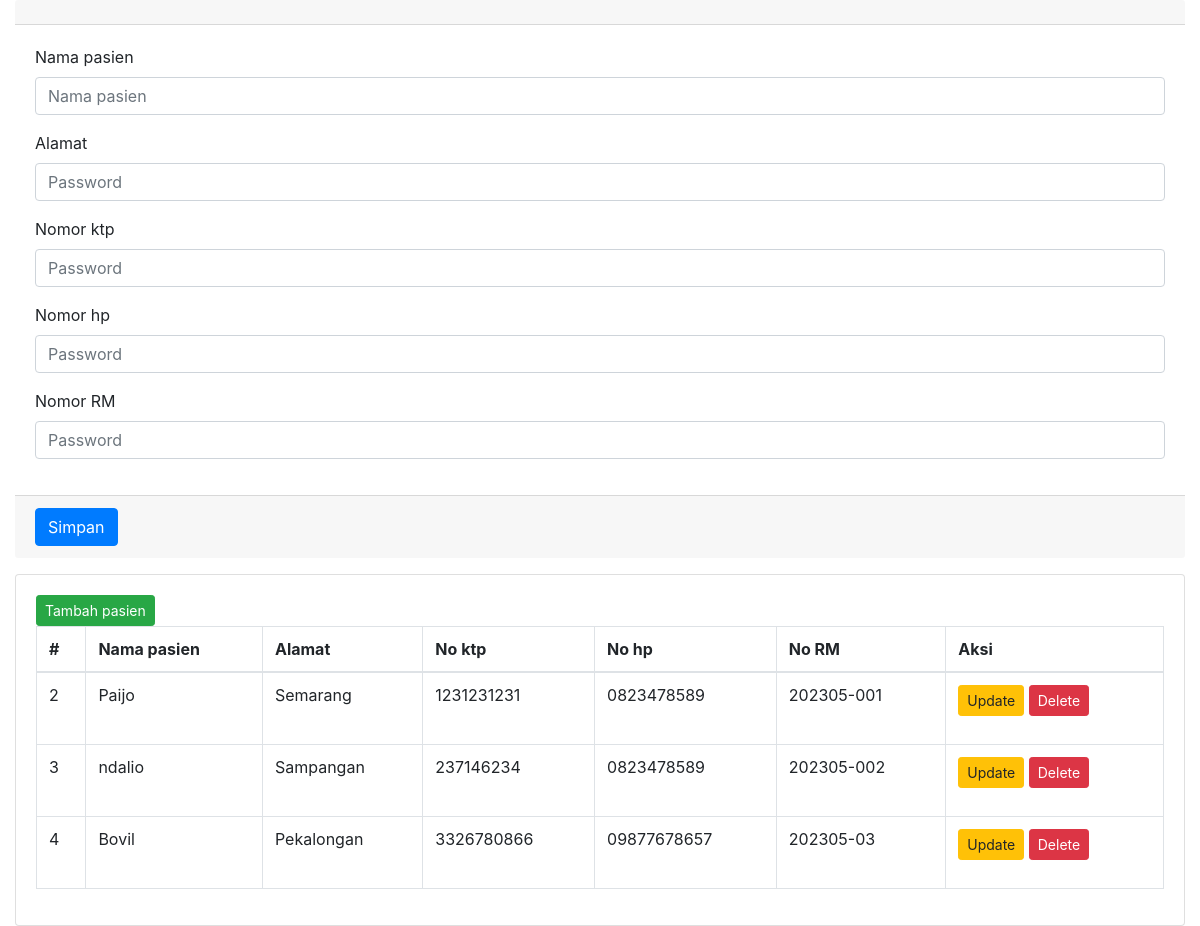
Screenshot of /pasienAdmin.php with the database file from the repository.
### tables this page shows
CREATE TABLE `pasien` (
  `id` int(11) NOT NULL,
  `nama` varchar(255) NOT NULL,
  `password` varchar(255) NOT NULL,
  `alamat` varchar(255) NOT NULL,
  `no_ktp` varchar(255) NOT NULL,
  `no_hp` varchar(50) NOT NULL,
  `no_rm` varchar(25) NOT NULL
);

### pasienAdmin.php (the view, shortened to what this page needs)
<section class="content">
<div class="container-fluid">
<div class="row">
<div class="col-md-12">
<div class="card-header">
</div>
<form id="quickForm">
<div class="card-body">
  <div class="form-group">
     <label for="exampleInputEmail1">Nama pasien</label>
     <input type="email" name="email" class="form-control" id="exampleInputEmail1" placeholder="Nama pasien">
   </div>
   <div class="form-group">
     <label for="exampleInputPassword1">Alamat</label>
     <input type="password" name="password" class="form-control" id="exampleInputPassword1" placeholder="Password">
   </div>
   <div class="form-group">
     <label for="exampleInputPassword1">Nomor ktp</label>
     <input type="password" name="password" class="form-control" id="exampleInputPassword1" placeholder="Password">
   </div>
   <div class="form-group">
     <label for="exampleInputPassword1">Nomor hp</label>
     <input type="password" name="password" class="form-control" id="exampleInputPassword1" placeholder="Password">
   </div>
   <div class="form-group">
     <label for="exampleInputPassword1">Nomor RM</label>
     <input type="password" name="password" class="form-control" id="exampleInputPassword1" placeholder="Password">
   </div>
</div>
<div class="card-footer">
<button type="submit" class="btn btn-primary">Simpan</button>
</div>
</form>
</div>
</div>
</div>
</section>
<?php
include_once("koneksi.php");
$obatQuery = "SELECT * FROM pasien";
$obatResult = $mysqli->query($obatQuery);
$obatData = $obatResult->fetch_all(MYSQLI_ASSOC);
?>
<!DOCTYPE html>
<html lang="en">
<head>
  <link rel="stylesheet" href="https://stackpath.bootstrapcdn.com/bootstrap/4.6.0/css/bootstrap.min.css">
</head>
<body class="hold-transition sidebar-mini">
  <div class="wrapper">
    <section class="content">
      <div class="container-fluid">
        <div class="row">
          <div class="col-12">
            <div class="card">
              <div class="card-body">
              <button type="button" class="btn btn-success btn-sm" data-toggle="modal" data-target="#addModal">Tambah pasien</button>
                <table id="example2" class="table table-bordered table-hover">
                  <thead>
                    <tr>
                      <th>#</th>
                      <th>Nama pasien</th>
                      <th>Alamat</th>
                      <th>No ktp</th>
                      <th>No hp</th>
                      <th>No RM</th>
                      <th>Aksi</th>
                    </tr>
                  </thead>
                  <tbody>
                    <?php
                    foreach ($obatData as $obatRow) {
                      echo "<tr>";
                      echo "<td>" . $obatRow['id'] . "</td>";
                      echo "<td>" . $obatRow['nama'] . "</td>";
                      echo "<td>" . $obatRow['alamat'] . "</td>";
                      echo "<td>" . $obatRow['no_ktp'] . "</td>";
                      echo "<td>" . $obatRow['no_hp'] . "</td>";
                      echo "<td>" . $obatRow['no_rm'] . "</td>";
                      echo "<td>
                                                <form method='post' action=''>
                                                    <input type='hidden' name='id' value='" . $obatRow['id'] . "'>
                                                    <input type='hidden' name='new_nama' value='" . $obatRow['nama'] . "'>
                                                    <input type='hidden' name='new_alamat' value='" . $obatRow['alamat'] . "'>
                                                    <input type='hidden' name='new_no_ktp' value='" . $obatRow['no_ktp'] . "'>
                                                    <input type='hidden' name='new_no_hp' value='" . $obatRow['no_hp'] . "'>
                                                    <input type='hidden' name='new_no_rm' value='" . $obatRow['no_rm'] . "'>
                                                    <button type='button' name='update_obat' class='btn btn-warning btn-sm update-btn' data-toggle='modal' data-target='#updateModal'
                                                    data-id='" . $obatRow['id'] . "'
                                                    data-nama='" . $obatRow['nama'] . "'
                                                    data-alamat='" . $obatRow['alamat'] . "'
                                                    data-no_ktp='" . $obatRow['no_ktp'] . "'
                                                    data-no_ho='" . $obatRow['no_hp'] . "'
                                                    data-no_rm='" . $obatRow['no_rm'] . "'>Update</button>
                                                    <form method='post' action=''>
                                                        <input type='hidden' name='id' value='" . $obatRow['id'] . "'>
                                                        <button type='submit' name='delete_obat' class='btn btn-danger btn-sm' onclick='return confirm(\"Are you sure?\");'>Delete</button>
                                                    </form>
                                                </form>
                                            </td>";
                      echo "</tr>";
                    }
                    ?>
                  </tbody>
                </table>
              </div>
            </div>
          </div>
        </div>
      </div>
    </section>
  </div>
</body>
</html>

### rows the page displays
pasien: id "2", nama "Paijo", alamat "Semarang", no_ktp "1231231231", no_hp "0823478589", no_rm "202305-001"
pasien: id "3", nama "ndalio", alamat "Sampangan", no_ktp "237146234", no_hp "0823478589", no_rm "202305-002"
pasien: id "4", nama "Bovil", alamat "Pekalongan", no_ktp "3326780866", no_hp "09877678657", no_rm "202305-03"
